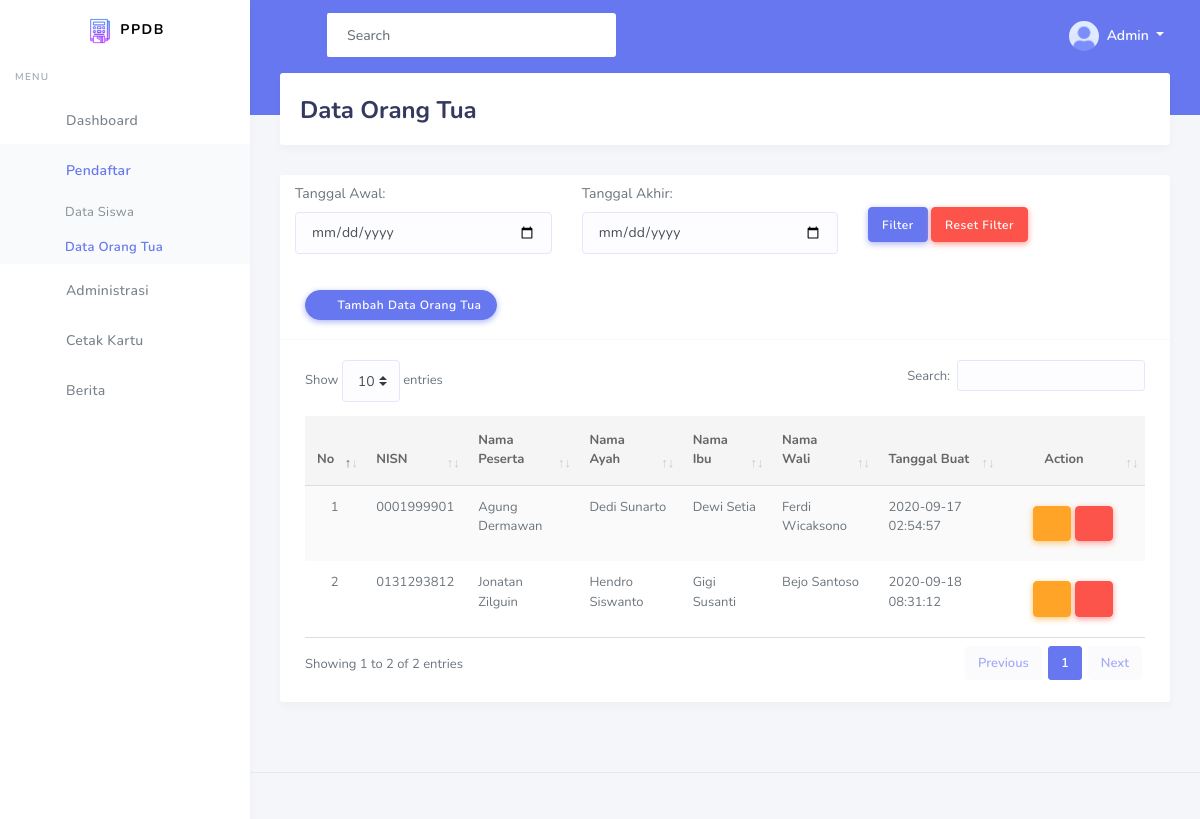
The app's page /view/ortu/tampilData.php (signed in) with its own data.
### tables this page shows
CREATE TABLE `orang_tua_wali` (
  `Id_Orang_Tua_Wali` int(11) NOT NULL,
  `Id_Identitas_Siswa` int(11) NOT NULL,
  `Nama_Ayah` varchar(30) NOT NULL,
  `Status_Ayah` varchar(10) NOT NULL,
  `Tgl_Lahir_Ayah` date NOT NULL,
  `Telepon_Ayah` varchar(14) NOT NULL,
  `Pendidikan_Terakhir_Ayah` varchar(20) NOT NULL,
  `Pekerjaan_Ayah` varchar(30) NOT NULL,
  `Penghasilan_Ayah` varchar(10) NOT NULL,
  `Alamat_Ayah` varchar(165) NOT NULL,
  `Nama_Ibu` varchar(30) NOT NULL,
  `Status_Ibu` varchar(10) NOT NULL,
  `Tgl_Lahir_Ibu` date NOT NULL,
  `Telepon_Ibu` varchar(14) NOT NULL,
  `Pendidikan_Terakhir_Ibu` varchar(20) NOT NULL,
  `Pekerjaan_Ibu` varchar(30) NOT NULL,
  `Penghasilan_Ibu` varchar(10) NOT NULL,
  `Alamat_Ibu` varchar(165) NOT NULL,
  `Nama_Wali` varchar(30) NOT NULL,
  `Status_Wali` varchar(10) NOT NULL,
  `Tgl_Lahir_Wali` date NOT NULL,
  `Telepon_Wali` varchar(14) NOT NULL,
  `Pendidikan_Terakhir_Wali` varchar(20) NOT NULL,
  `Pekerjaan_Wali` varchar(30) NOT NULL,
  `Penghasilan_Wali` varchar(10) NOT NULL,
  `Alamat_Wali` varchar(165) NOT NULL,
  `tgl_buat` datetime NOT NULL,
  `tgl_ubah` timestamp NOT NULL DEFAULT current_timestamp() ON UPDATE current_timestamp()
);

CREATE TABLE `identitas_siswa` (
  `Id_Identitas_Siswa` int(11) NOT NULL,
  `NISN` varchar(15) NOT NULL,
  `No_KK` varchar(20) NOT NULL,
  `NIK` varchar(16) NOT NULL,
  `Nama_Panggilan` text NOT NULL,
  `Nama_Peserta_Didik` text NOT NULL,
  `Tempat_Lahir` varchar(30) NOT NULL,
  `Tanggal_Lahir` date NOT NULL,
  `Jenis_Kelamin` enum('Laki-Laki','Perempuan') NOT NULL,
  `Agama` varchar(9) NOT NULL,
  `Gol_Darah` varchar(5) NOT NULL,
  `Tinggi_Badan` varchar(4) NOT NULL,
  `Berat_Badan` varchar(3) NOT NULL,
  `Suku` varchar(10) NOT NULL,
  `Bahasa` varchar(12) NOT NULL,
  `Kewarganegaraan` varchar(10) NOT NULL,
  `Status_Anak` varchar(12) NOT NULL,
  `Anak_Ke` int(2) NOT NULL,
  `Jml_Saudara` int(2) NOT NULL,
  `Jenis_Tinggal` varchar(17) NOT NULL,
  `Alamat_Tinggal` text NOT NULL,
  `Provinsi_Tinggal` varchar(30) NOT NULL,
  `Kab_Kota_Tinggal` varchar(30) NOT NULL,
  `Kec_Tinggal` varchar(30) NOT NULL,
  `Kelurahan_Tinggal` varchar(30) NOT NULL,
  `Kode_POS` varchar(6) NOT NULL,
  `Jarak_Ke_Sekolah` varchar(5) NOT NULL,
  `Riwayat_Penyakit` text NOT NULL,
  `status_ortu` tinyint(1) NOT NULL,
  `status_administrasi` tinyint(1) NOT NULL,
  `tgl_buat` datetime NOT NULL,
  `tgl_ubah` timestamp NOT NULL DEFAULT current_timestamp() ON UPDATE current_timestamp()
);

### view/ortu/tampilData.php (the view, shortened to what this page needs)
<?php
$title = "Data Orang Tua";
require("../template/header.php");
?>
<section class="section">
    <div class="section-header">
        <h1><?= $title; ?></h1>
    </div>
    <div class="section-body">
        <div class="row">
            <div class="col-12">
                <div class="card">
                    <div class="row mb-3 col-12 pt-2">
                        <div class="col-md-4 ">
                            <label for="tanggal_awal">Tanggal Awal:</label>
                            <input type="date" class="form-control" id="tanggal_awal" name="tanggal_awal">
                        </div>
                        <div class="col-md-4">
                            <label for="tanggal_akhir">Tanggal Akhir:</label>
                            <input type="date" class="form-control" id="tanggal_akhir" name="tanggal_akhir">
                        </div>
                        <div class="col-md-4">
                            <button class="btn btn-primary mt-4" onclick="filterData()">Filter</button>
                            <button class="btn btn-danger mt-4" onclick="resetFilter()">Reset Filter</button>
                        </div>
                    </div>
                    <div class="card-header">
                        <a href="tambahData.php" type="button" class="btn btn-primary daterange-btn icon-left btn-icon">
                            <i class="fas fa-plus"></i> Tambah Data Orang Tua
                        </a>
                    </div>
                    <div class="card-body">
                        <div class="table-responsive">
                            <table class="table table-striped" id="table-1">
                                <thead>
                                    <tr>
                                        <th class="text-center"> No </th>
                                        <th>NISN</th>
                                        <th>Nama Peserta</th>
                                        <th>Nama Ayah</th>
                                        <th>Nama Ibu</th>
                                        <th>Nama Wali</th>
                                        <th>Tanggal Buat</th>
                                        <th class="text-center">Action</th>
                                    </tr>
                                </thead>
                                <tbody>
                                    <?php
                                    include('../../config/connection.php');
                                    $no = 1;
                                    $data = mysqli_query($conn, "SELECT NISN, Id_Orang_Tua_Wali, Nama_Peserta_Didik, Nama_Ayah, Nama_Ibu, Nama_Wali, a.tgl_ubah FROM orang_tua_wali a LEFT JOIN identitas_siswa b ON a.Id_Identitas_Siswa = b.Id_Identitas_Siswa") or die(mysqli_error($conn));
                                    foreach ($data as $row) {
                                    ?>
                                        <tr>
                                            <td class="text-center"><?= $no++; ?></td>
                                            <td><?= $row['NISN']; ?></td>
                                            <td><?= $row['Nama_Peserta_Didik']; ?></td>
                                            <td><?= $row['Nama_Ayah']; ?></td>
                                            <td><?= $row['Nama_Ibu']; ?></td>
                                            <td><?= $row['Nama_Wali']; ?></td>
                                            <td><?= $row['tgl_ubah']; ?></td>
                                            <td class="text-center" width="120px">
                                                <a href="ubahData.php?id=<?= $row['Id_Orang_Tua_Wali']; ?>" class="btn btn-warning"><i class="fas fa-pencil-alt"></i></a>
                                                <a href="../../controller/admin/ortu.php?hapusData=<?= $row['Id_Orang_Tua_Wali']; ?>" class="btn btn-danger my-2" onclick="return confirm('Anda Yakin');"><i class="fas fa-trash"></i></a>
                                            </td>
                                        </tr>
                                    <?php } ?>
                                </tbody>
                            </table>
                        </div>
                    </div>
                </div>
            </div>
        </div>
    </div>
</section>
<?php require("../template/footer.php"); ?>

### view/template/header.php (shortened to what this page needs)
<!DOCTYPE html>
<html lang="en">
<head>
    <link rel="stylesheet" href="../../assets/bootstrap-4/css/bootstrap.min.css">
    <link rel="stylesheet" href="../../assets/fontawesome/css/all.min.css">
    <link rel="stylesheet" href="../../assets/dataTables/css/dataTables.bootstrap4.min.css">
    <link rel="stylesheet" href="../../assets/css/style.css">
    <link rel="stylesheet" href="../../assets/css/components.css">
</head>
<body>
    <div id="app">
        <div class="main-wrapper">
            <div class="navbar-bg"></div>
            <nav class="navbar navbar-expand-lg main-navbar">
                <form class="form-inline mr-auto">
                    <ul class="navbar-nav mr-3">
                        <li><a href="#" data-toggle="sidebar" class="nav-link nav-link-lg"><i class="fas fa-bars"></i></a></li>
                    </ul>
                    <div class="search-element">
                        <input class="form-control" type="search" placeholder="Search" aria-label="Search" data-width="250">
                        <button class="btn" type="submit"><i class="fas fa-search"></i></button>
                    </div>
                </form>
                <ul class="navbar-nav navbar-right">
                    <li class="dropdown"><a href="#" data-toggle="dropdown" class="nav-link dropdown-toggle nav-link-lg nav-link-user">
                            <img alt="image" src="../../assets/img/avatar/avatar-1.png" class="rounded-circle mr-1">
                            <div class="d-sm-none d-lg-inline-block"><?= $_SESSION['nama']; ?></div>
                        </a>
                    </li>
                </ul>
            </nav>
            <div class="main-sidebar">
                <aside id="sidebar-wrapper">
                    <div class="sidebar-brand">
                        <a href=""><img src="../../assets/img/avatar/icone.png" alt="LP" width="30px"> PPDB</a>
                    </div>
                    <ul class="sidebar-menu">
                        <li class="menu-header">Menu</li>
                        <li <?php if ($title == "Dashboard") {
                                echo 'class="active"';
                            } ?>><a class="nav-link" href="../home"><i class="fas fa-fire"></i> <span>Dashboard</span></a></li>
                        <li class="nav-item dropdown <?php if ($title == "Data Siswa" || $title == "Data Orang Tua") {
                                                            echo 'active';
                                                        } ?>">
                            <a href="#" class="nav-link has-dropdown"><i class="fas fa-book"></i><span>Pendaftar</span></a>
                            <ul class="dropdown-menu">
                                <li <?php if ($title == "Data Siswa") {
                                        echo 'class="active"';
                                    } ?>><a class="nav-link" href="../siswa/tampilData.php">Data Siswa</a></li>
                                <li <?php if ($title == "Data Orang Tua") {
                                        echo 'class="active"';
                                    } ?>><a class="nav-link" href="../ortu/tampilData.php">Data Orang Tua</a></li>
                            </ul>
                        </li>
                        <li <?php if ($title == "Administrasi") {
                                echo 'class="active"';
                            } ?>><a class="nav-link" href="../administrasi/tampilData.php"><i class="fas fa-money-bill-alt"></i> <span>Administrasi</span></a></li>
                        <li <?php if ($title == "Cetak Kartu") {
                                echo 'class="active"';
                            } ?>><a class="nav-link" href="../cetak/tampilData.php"><i class="fas fa-file-alt"></i> <span>Cetak Kartu</span></a></li>
                        <?php if ($_SESSION['hak'] == 'admin'): ?>
                            <li <?php if ($title == "Berita") {
                                    echo 'class="active"';
                                } ?>><a class="nav-link" href="../berita/tampilData.php"><i class="fas fa-users"></i> <span>Berita</span></a></li>
                        <?php endif; ?>
                    </ul>
                </aside>
            </div>
            <div class="main-content">

### view/template/footer.php (shortened to what this page needs)
</div>
<footer class="main-footer">
</footer>
</div>
</div>
</body>
</html>

### records on screen
orang_tua_wali: Id_Identitas_Siswa.NISN "0001999901", Id_Identitas_Siswa.Nama_Peserta_Didik "Agung Dermawan", Nama_Ayah "Dedi Sunarto", Nama_Ibu "Dewi Setia", Nama_Wali "Ferdi Wicaksono", tgl_ubah "2020-09-17 02:54:57"
orang_tua_wali: Id_Identitas_Siswa.NISN "0131293812", Id_Identitas_Siswa.Nama_Peserta_Didik "Jonatan Zilguin", Nama_Ayah "Hendro Siswanto", Nama_Ibu "Gigi Susanti", Nama_Wali "Bejo Santoso", tgl_ubah "2020-09-18 08:31:12"

### other values on screen
$_SESSION['nama'] "Admin"
$title "Data Orang Tua"
